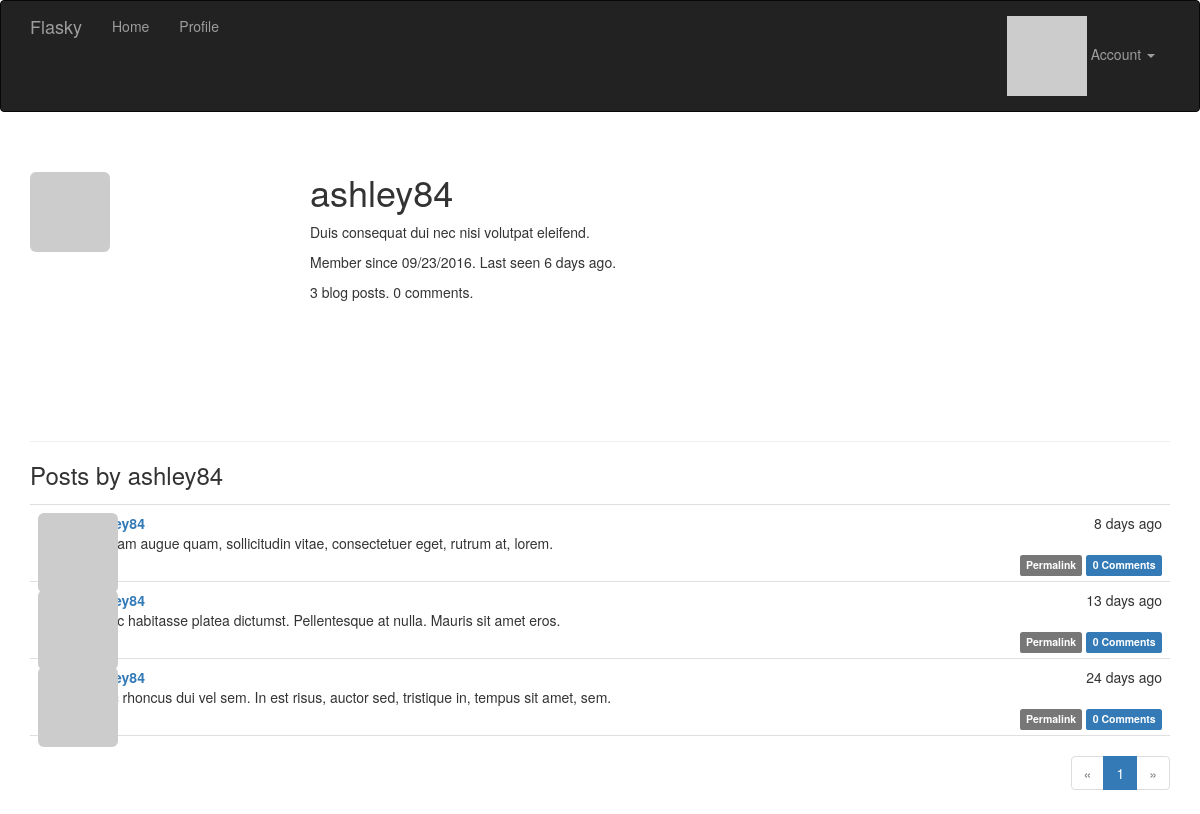
Page /user/ashley84 (signed in) on the committed database.
### app/models.py (models this page shows, shortened)
class User(UserMixin, db.Model):
    __tablename__ = 'users'
    id = db.Column(db.Integer, primary_key=True)
    email = db.Column(db.String(64), unique=True, index=True)
    username = db.Column(db.String(64), unique=True, index=True)
    role_id = db.Column(db.Integer, db.ForeignKey('roles.id'))
    password_hash = db.Column(db.String(128))
    about_me = db.Column(db.Text())
    member_since = db.Column(db.DateTime(), default=datetime.utcnow)
    last_seen = db.Column(db.DateTime(), default=datetime.utcnow)
    avatar_hash = db.Column(db.String(32))
    posts = db.relationship('Post', backref='author', lazy='dynamic')
    comments = db.relationship('Comment', backref='author', lazy='dynamic')
    @property
    def password(self):
        raise AttributeError('password is not a readable attribute')
    def can(self, permissions):
        return self.role is not None and (self.role.permissions & permissions) == permissions
    def is_administrator(self):
        return self.can(Permission.ADMINISTER)
    def ping(self):
        self.last_seen = datetime.utcnow()
        db.session.add(self)
    def gravatar(self, size=100, default='identicon', rating='g'):
        if request.is_secure:
            url = 'https://secure.gravatar.com/avatar'
        else:
            url = 'http://www.gravatar.com/avatar'
        hash = self.avatar_hash or hashlib.md5(self.email.encode('utf-8')).hexdigest()
        return '{url}/{hash}?s={size}%d={default}$r={rating}'.format(
            url=url, hash=hash, size=size, default=default, rating=rating)

class Post(db.Model):
    __tablename__ = 'posts'
    id = db.Column(db.Integer, primary_key=True)
    body = db.Column(db.Text)
    timestamp = db.Column(db.DateTime, index=True, default=datetime.utcnow)
    author_id = db.Column(db.Integer, db.ForeignKey('users.id'))
    body_html = db.Column(db.Text)
    comments = db.relationship('Comment', backref='post', lazy='dynamic')

### app/main/views.py (the view)
@main.route('/user/<username>')
def user(username):
    user = User.query.filter_by(username=username).first()
    if user is None:
        abort(404)
    page = request.args.get('page', 1, type=int)
    pagination = user.posts.order_by(Post.timestamp.desc()).paginate(
        page, per_page=current_app.config['FLASKY_POSTS_PER_PAGE'],
        error_out=False
    )
    posts = pagination.items
    return render_template('user.html', user=user, posts=posts, pagination=pagination)

### app/auth/views.py (called while the page is built)
@auth.before_app_request
def before_request():
    if current_user.is_authenticated:
        current_user.ping()

### app/main/__init__.py (called while the page is built)
@main.app_context_processor
def inject_permissions():
    return dict(Permission=Permission)

### app/models.py (called while the page is built)
@login_manager.user_loader
def load_user(user_id):
    return User.query.get(int(user_id))

### app/templates/user.html (shortened to what this page needs)
{% extends "base.html" %}
{% import "_macros.html" as macros %}
{% block page_content %}
<div class="page-header">
    <img class="img-rounded profile-thumbnail" src="{{ user.gravatar(size=256) }}">
    <div class="profile-header">
        <h1>{{ user.username }}</h1>
        {% if user.about_me %}<p>{{ user.about_me }}</p>{% endif %}
        <p>Member since {{ moment(user.member_since).format('L') }}. Last seen {{ moment(user.last_seen).fromNow() }}.</p>
        <p>{{ user.posts.count() }} blog posts. {{ user.comments.count() }} comments.</p>
    </div>
</div>
<h3>Posts by {{ user.username }}</h3>
{% include '_posts.html' %}
{% if pagination %}
<div class="pagination">
    {{ macros.pagination_widget(pagination, '.user', username=user.username) }}
</div>
{% endif %}
{% endblock %}

### app/templates/_posts.html (shortened to what this page needs)
<ul class="posts">
    {% for post in posts %}
    <li class="post">
        <div class="post-thumbnail">
            <a href="{{ url_for('.user', username=post.author.username) }}">
                <img class="img-rounded profile-thumbnail" src="{{ post.author.gravatar(size=40) }}">
            </a>
        </div>
        <div class="post-content">
            <div class="post-date">{{ moment(post.timestamp).fromNow() }}</div>
            <div class="post-author"><a href="{{ url_for('.user', username=post.author.username) }}">{{ post.author.username }}</a></div>
            <div class="post-body">
                {% if post.body_html %}
                    {{ post.body_html | safe }}
                {% else %}
                    {{ post.body }}
                {% endif %}
            </div>
            <div class="post-footer">
                <a href="{{ url_for('.post', id=post.id) }}">
                    <span class="label label-default">Permalink</span>
                </a>
                <a href="{{ url_for('.post', id=post.id) }}#comments">
                    <span class="label label-primary">{{ post.comments.count() }} Comments</span>
                </a>
            </div>
        </div>
    </li>
    {% endfor %}
</ul>

### app/static/style.css (style rules this page uses)
.profile-thumbnail { position: absolute; }
.profile-header { min-height: 260px; margin-left: 280px; }
ul.posts { list-style-type: none; padding: 0px; margin: 16px 0px 0px 0px; border-top: 1px solid #e0e0e0; }
ul.posts li.post { padding: 8px; border-bottom: 1px solid #e0e0e0; }
div.post-date { float: right; }
div.post-author { font-weight: bold; }
div.post-thumbnail { position: absolute; }
div.post-content { margin-left: 48px; min-height: 48px; }
div.post-footer { text-align: right; }
div.pagination { width: 100%; text-align: right; padding: 0px; margin: 0px; }

### rows in the picture
User: username "ashley84", about_me "Duis consequat dui nec nisi volutpat eleifend.", member_since "09/23/2016", last_seen "6 days ago"
Post: timestamp "8 days ago", body "Aliquam augue quam, sollicitudin vitae, consectetuer eget, rutrum at, lorem.", comments.count "0"
Post: timestamp "13 days ago", body "In hac habitasse platea dictumst. Pellentesque at nulla. Mauris sit amet eros.", comments.count "0"
Post: timestamp "24 days ago", body "Nunc rhoncus dui vel sem. In est risus, auctor sed, tristique in, tempus sit amet, sem.", comments.count "0"

### other values in the picture
{{ user.posts.count() }} "3"
{{ user.comments.count() }} "0"
{{ p }} "1"
